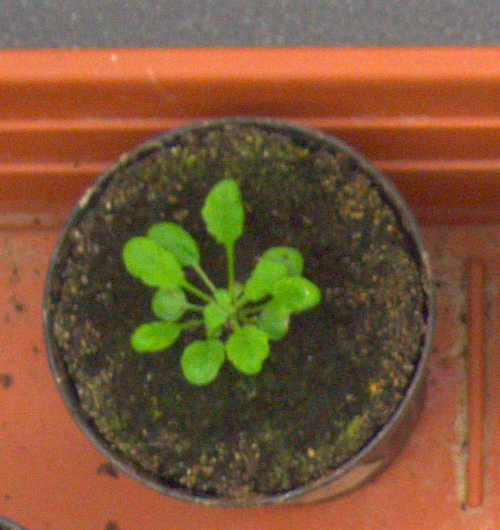
%> input picture plant001.png, 500 x 530 px
$ octave IPCoursework.m   (GNU Octave 9; MATLAB toolbox functions it lacks are replaced by stand-ins)
%> lines starting %> are read from the running program, lines starting %| are printed output that depends on the picture; in (x1, y1, x2, y2) boxes, pixels count from 0 and x2, y2 are one past the last pixel; in counts of white or black regions, pixels touching at a corner belong together; the program's own positions count from 1
clc,
clear all,
close all,
workspace;  % Make sure the workspace panel is showing.

% Read Image
plant{1} = imread('plant001.png');
plant{2} = imread('plant002.png');
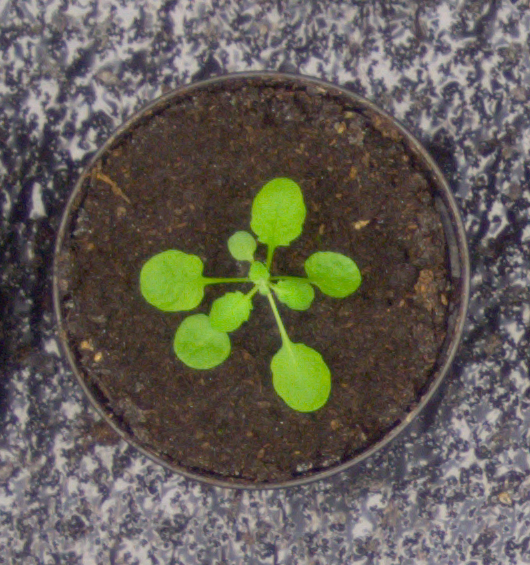
%> input picture plant002.png, 530 x 565 px
plant{3} = imread('plant003.png');
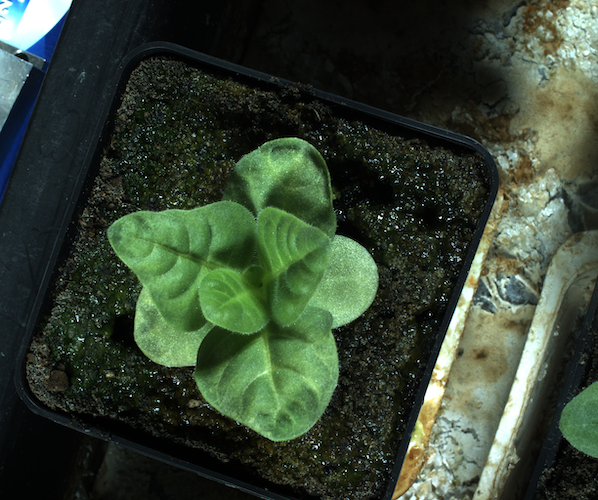
%> input picture plant003.png, 598 x 500 px

% Display 3 images using for loop
for i = 1 : 3
%> this loop made 3 passes; what is shown inside it comes from the first

    %% 1- Convert image to grayscale
    % Code adapted from Matlab & Simulink example: https://www.mathworks.com/matlabcentral/answers/119804-greenness-of-an-rgb-image
    % Gets the grayscale arrays of each of the RGB channels of the Plant.
    % Converts the values to double and prepare for normalisation.
    R = double(plant{i}(:,:,1));
    G = double(plant{i}(:,:,2));
    B = double(plant{i}(:,:,3));

    % Normalise values (0 = 0, 1 = 255) which avoids overflows
    R = R/255;
    G = G/255;
    B = B/255;

    % Greeness using normalised doubles
    greeny = (G - (R + B)/2.0);

    %% 2- Image pre-processing
    % Code adapted from Matlab & Simulink example: https://www.mathworks.com/help/images/ref/medfilt2.html
    % Try to remove the noise with Median filters
    fixedWithMedian = medfilt2(greeny);

    % Code adapted from Matlab & Simulink example: https://www.mathworks.com/help/images/ref/imbinarize.html
    % Creates a binary image from the plant using the thresholding method.
    % The method is specified as 'global'
    BW = imbinarize(fixedWithMedian, 'global');
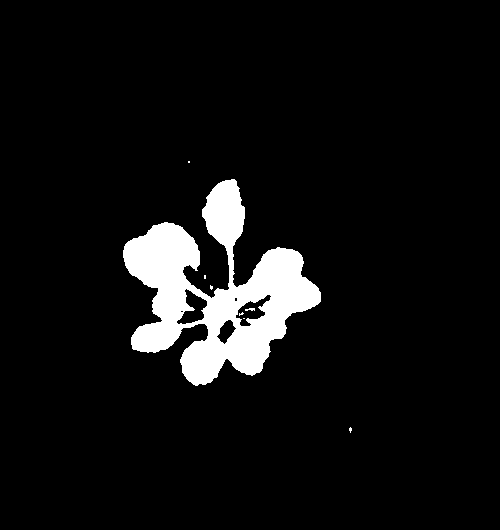
%> BW: size 530x500 logical; 6.6% white; 8 white regions (6 under 20 px), largest, box (x1, y1, x2, y2) and area: (123, 179, 321, 386) 17483, (245, 308, 255, 311) 22

    %% 3-  Morphological operations
    % Code adapted from Matlab & Simulink example: https://www.mathworks.com/help/images/ref/imdilate.html
    % Make a disk structuring element with a radius of 1.0
    se = strel('disk', 1.0);

    % Dilates grayscale, binary or packed binary image of BW using the structuring element of se
    BW2 = imdilate(BW, se);
%> BW2: size 530x500 logical; 7.1% white; 6 white regions (1 under 20 px), largest, box (x1, y1, x2, y2) and area: (122, 178, 322, 387) 18800, (244, 307, 256, 312) 47, (348, 426, 353, 434) 26, (209, 284, 214, 291) 24, (203, 274, 207, 280) 20

    % Code adapted from Matlab & Simulink example: https://www.mathworks.com/help/images/ref/bwareafilt.html
    % Retaining only objects with area of 1 biggest object
    BW3 = bwareafilt(BW2, 1);
%> BW3: size 530x500 logical; 7.1% white; 1 white region, box (x1, y1, x2, y2) and area: (122, 178, 322, 387) 18800

    % Code adapted from Matlab & Simulink example: https://www.mathworks.com/help/images/ref/bwareaopen.html
    % Remove all of the small objects from binary image that has less than 20 pixels
    BW4 = ~bwareaopen(~BW3, 20);
%> BW4: size 530x500 logical; 7.1% white; 1 white region, box (x1, y1, x2, y2) and area: (122, 178, 322, 387) 18802

    % Code adapted from Matlab & Simulink example: https://www.mathworks.com/help/images/ref/bwdist.html
    % For each pixel in BW4, the distance transform assigns a number that is the distance between that pixel and the nearest nonzero pixel of BW4
    D = -bwdist(~BW4);
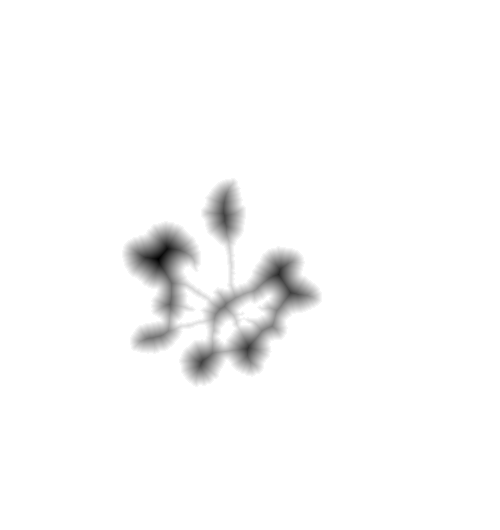
%> D: size 530x500 single; min -28.23, max 0, mean -0.59; drawn with min black and max white

    %% 4- Watershed segmentation
    % Watershed technique is applied
    % Code adapted from Matlab & Simulink example: https://www.mathworks.com/help/images/ref/imextendedmin.html
    mask = imextendedmin(D, 2);
%> mask: size 530x500 logical; 0.12% white; 8 white regions, largest, box (x1, y1, x2, y2) and area: (144, 332, 167, 340) 77, (222, 208, 227, 224) 48, (154, 249, 167, 263) 42

    % Code adapted from Matlab & Simulink example: https://www.mathworks.com/help/images/ref/imimposemin.html
    D2 = imimposemin(D, mask);

    % Code adapted from Matlab & Simulink example: https://www.mathworks.com/help/images/ref/watershed.html
    ws = watershed(D2);
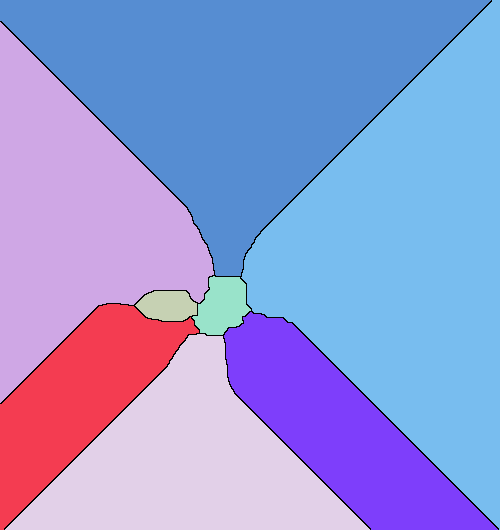
%> ws: size 530x500 uint8; 9 distinct labels, from 0 to 8; one colour per label, 0 black
    BW4(ws == 0) = 0;
%> BW4: size 530x500 logical; 7% white; 8 white regions, largest, box (x1, y1, x2, y2) and area: (122, 221, 205, 300) 4116, (246, 246, 322, 320) 3745, (201, 178, 246, 276) 2463

    % Code adapted from Matlab & Simulink example: https://www.mathworks.com/help/images/ref/bwlabel.html
    L = bwlabel(BW4);
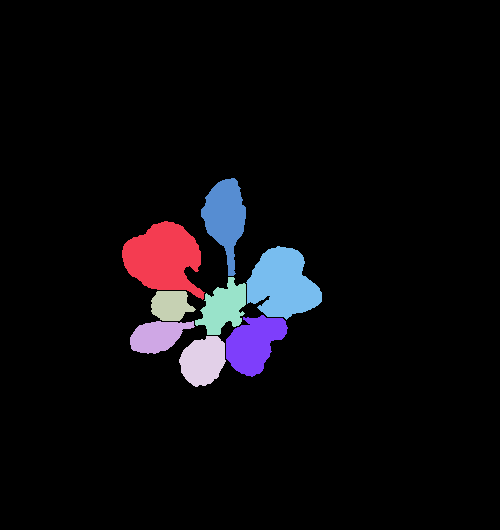
%> L: size 530x500 double; 9 distinct labels, from 0 to 8; one colour per label, 0 black

    %% 5- Assign random colours to the leaves and show output image
    % Code adapted from Matlab & Simulink example:
    % To get the number of maximum labels from the 3 segmentation and randomise a cmap matrix
    numlabels = max(plant{i}(:));
%> numlabels = 255
    maxlabels = max(numlabels);
%> maxlabels = 255
    map = rand(maxlabels, 3);

    % Code adapted from Matlab & Simulink example: https://www.mathworks.com/help/images/ref/label2rgb.html
    % assign random colour to the leaves and display them in black background
    Lrgb = label2rgb(L , map , 'k', 'shuffle');

    % Image output
    subplot(2,3,i)
    imshow(plant{i})
    title(sprintf("Plant %d",i))

    subplot(2,3,i+3)
    imshow(Lrgb)
    title("Image Output")

end
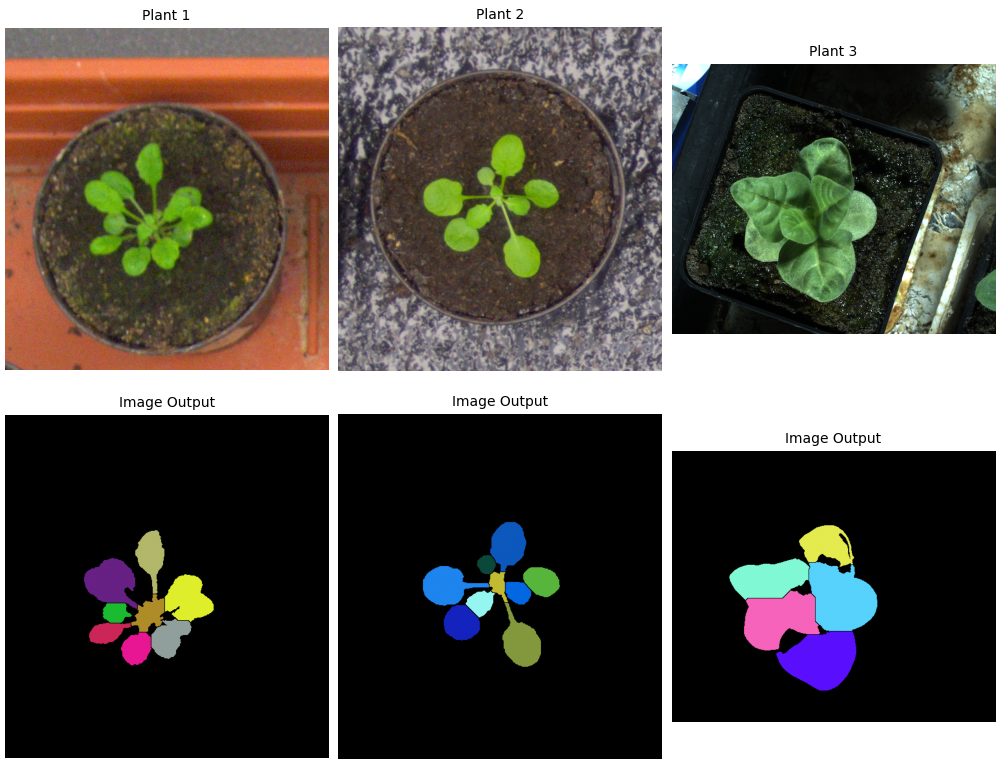
%> figure redrawn from the program's plot data, 6 panels
